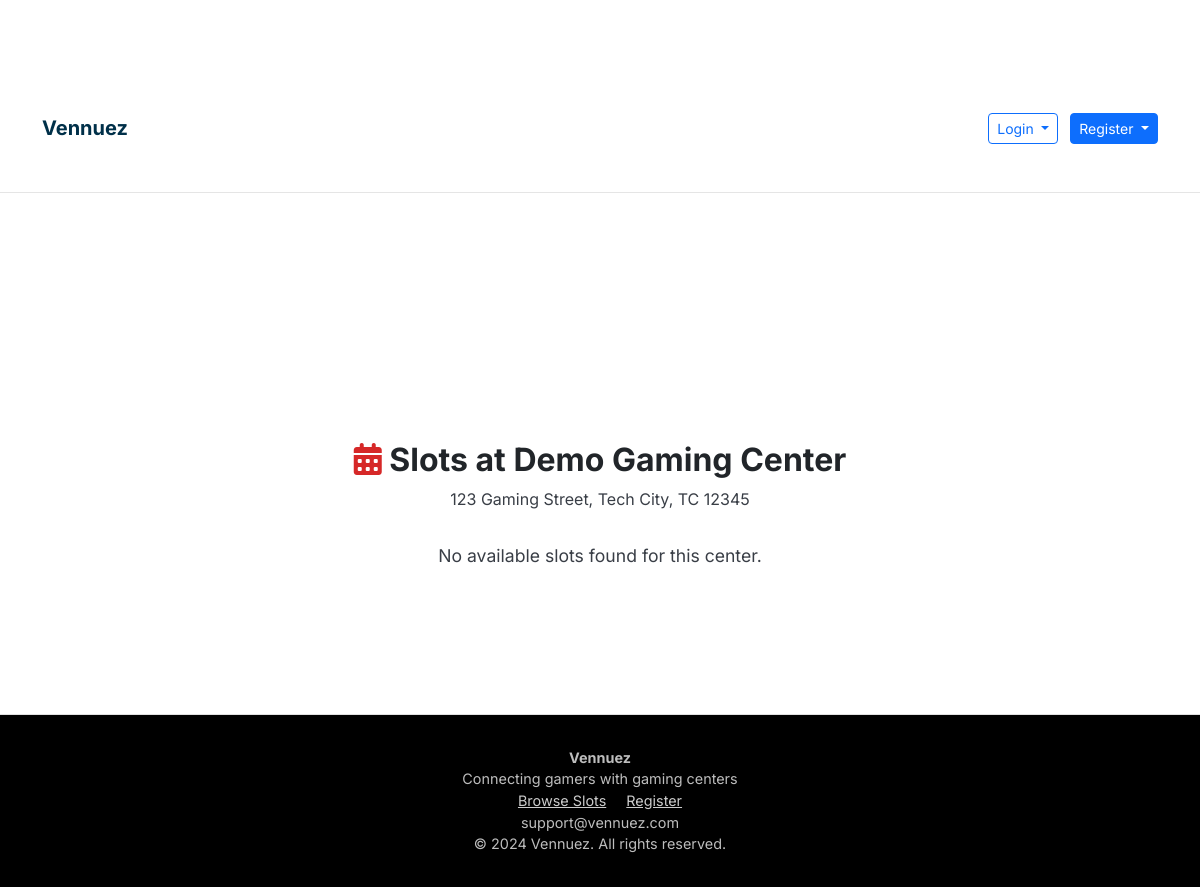
The page /center_slots/1 on the database its author committed.
### models.py (models this page shows, shortened)
class Owner(UserMixin, db.Model):
    __tablename__ = 'owners'
    id = db.Column(db.Integer, primary_key=True)
    username = db.Column(db.String(80), unique=True, nullable=False)
    email = db.Column(db.String(120), unique=True, nullable=False)
    password_hash = db.Column(db.String(256), nullable=False)
    phone = db.Column(db.String(20), nullable=False)
    gaming_center_name = db.Column(db.String(200), nullable=False)
    address = db.Column(db.String(255), nullable=True)
    active = db.Column(db.Boolean, default=True)
    created_at = db.Column(db.DateTime, default=datetime.utcnow)
    latitude = db.Column(db.Float, nullable=True)
    longitude = db.Column(db.Float, nullable=True)
    google_maps_link = db.Column(db.String(500), nullable=True)
    amenities = db.Column(db.Text, nullable=True)  # Stored as JSON string
    venue_image1 = db.Column(db.String(500), nullable=True)
    venue_image2 = db.Column(db.String(500), nullable=True)
    venue_image3 = db.Column(db.String(500), nullable=True)
    venue_image4 = db.Column(db.String(500), nullable=True)
    images_uploaded = db.Column(db.Boolean, default=False)
    consoles = db.relationship('Console', backref='owner', lazy=True, cascade='all, delete-orphan')
    subscriptions = db.relationship("Subscription", back_populates="owner", cascade="all, delete")

### routes.py (the view)
@app.route('/center_slots/<int:owner_id>')
def center_slots(owner_id):
    owner = Owner.query.get_or_404(owner_id)
    slots = TimeSlot.query.join(Console).filter(
        Console.owner_id == owner_id,
        TimeSlot.is_booked == False,
        TimeSlot.start_time > datetime.now(),
        Console.is_available == True
    ).order_by(TimeSlot.start_time).all()
    return render_template('center_slots.html', owner=owner, slots=slots)

### templates/center_slots.html (shortened to what this page needs)
{% extends "base.html" %}
{% block content %}
<section class="center-slots-page" style="padding: 2rem 0;">
    <div class="container">
        <div class="page-header" style="margin-bottom: 2rem; text-align: center;">
            <h1 style="font-size: 2rem; font-weight: 700; margin-bottom: 0.5rem;">
                <i class="fas fa-calendar-alt" style="color: var(--accent);"></i> Slots at {{ owner.gaming_center_name }}
            </h1>
            <p style="color: var(--secondary);">{{ owner.address }}</p>
        </div>
        <div class="slots-list" style="display: flex; flex-wrap: wrap; gap: 2rem; justify-content: center;">
            {% for slot in slots %}
            <div class="card" style="min-width: 280px; max-width: 340px; flex: 1 1 280px; box-shadow: 0 2px 12px rgba(0,0,0,0.06); border: 1.5px solid var(--border); position: relative;">
                <div style="padding: 1.25rem 1.5rem;">
                    <div style="font-size: 1.1rem; font-weight: 700; color: #3b82f6; margin-bottom: 0.5rem;">
                        <i class="fas fa-gamepad"></i> {{ slot.console.name if slot.console else 'Unknown Console' }}
                    </div>
                    <div style="margin-bottom: 0.5rem; color: #666; font-size: 0.98rem;"><b>Type:</b> {{ slot.console.console_type if slot.console else '' }}</div>
                    <div style="margin-bottom: 0.5rem; color: #222;"><b>Date:</b> {{ slot.start_time.strftime('%d %b %Y') }}</div>
                    <div style="margin-bottom: 0.5rem; color: #222;"><b>Time:</b> {{ slot.start_time.strftime('%H:%M') }} - {{ slot.end_time.strftime('%H:%M') }}</div>
                    <div style="margin-bottom: 0.5rem; color: #222;"><b>Slot Price:</b> ₹{{ slot.total_amount }}</div>
                    <div style="margin-bottom: 1rem;">
                        <span style="color: #16a34a; font-weight: 600; background: #e8f5e9; padding: 0.25rem 0.75rem; border-radius: 1rem; font-size: 0.95rem;">Available</span>
                    </div>
                    <a href="{{ url_for('book_slot', slot_id=slot.id) }}" class="btn btn-primary" style="width: 100%; font-size: 1.1rem; font-weight: 600; letter-spacing: 0.5px;">Book Now</a>
                </div>
            </div>
            {% else %}
            <div style="color: var(--secondary); font-size: 1.1rem;">No available slots found for this center.</div>
            {% endfor %}
        </div>
    </div>
</section>
{% endblock %}

### static/css/main.css (style rules this page uses)
:root { --primary: #222831; --secondary: #393e46; --accent: #00adb5; --background: #fff; --text: #222831; --muted: #f5f6fa; --border: #e0e0e0; --success: #00b894; --danger: #e17055; }
* { margin: 0; padding: 0; box-sizing: border-box; }
html, body { height: 100%; overflow-x: hidden; }
body { font-family: 'Inter', Arial, sans-serif; background: var(--background); color: var(--text); min-height: 100vh; line-height: 1.6; }
.container { max-width: 1200px; margin: 0 auto; padding: 96px 1.5rem 2rem 1.5rem; }
h1, h2, h3, h4, h5 { color: var(--primary); font-weight: 700; margin-bottom: 1rem; }

### templates/base.html (style rules this page uses)
:root { --primary: #003049; --accent: #d62828; }
body { font-family: 'Inter', sans-serif; margin: 0; background: #fff; }

### rows shown on the page
Owner: gaming_center_name "Demo Gaming Center", address "123 Gaming Street, Tech City, TC 12345"
